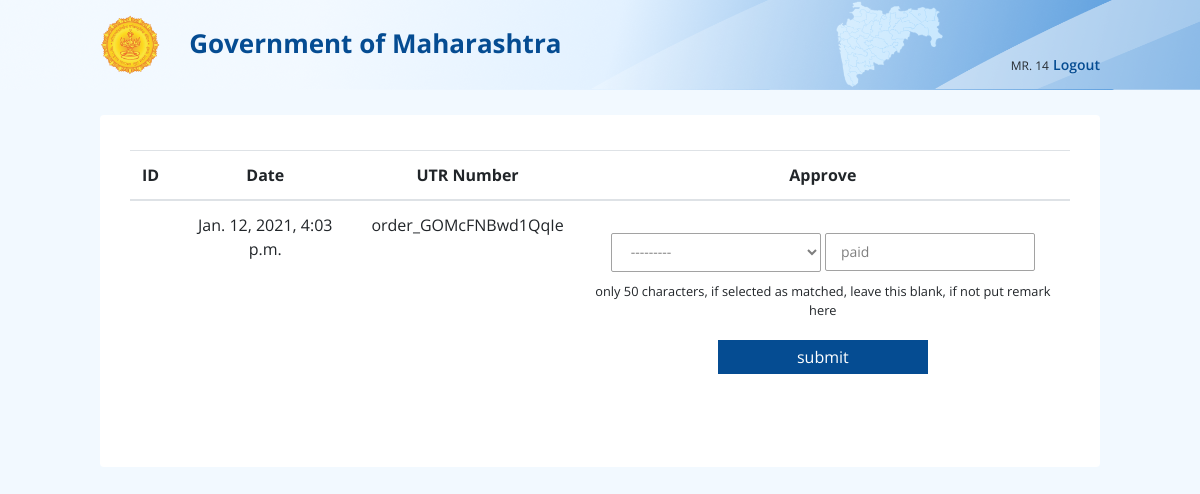
The page /action/14/ (signed in) on the database as committed earlier.
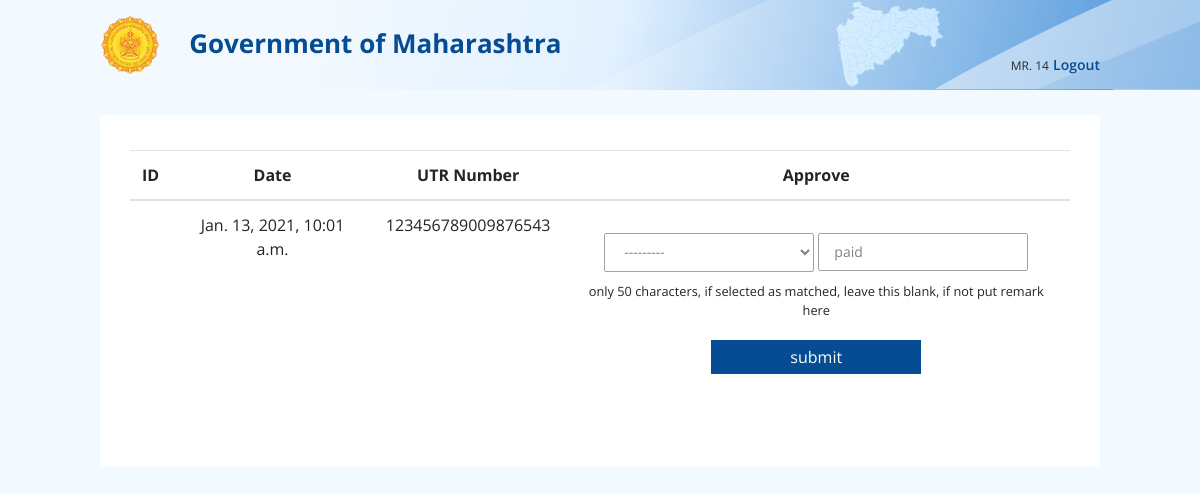
The same page on the database as committed later.
### portal/models.py (models this page shows, shortened)
class Payment(models.Model):
    user = models.OneToOneField("Grampanchayat", primary_key=True, verbose_name="gp_payment", on_delete=models.CASCADE)
    date = models.DateTimeField( auto_now=True)
    paymentID = models.CharField(max_length=10000000000000000)
    UTR_no = models.CharField(max_length=10000000000000000)
    amount = models.CharField( max_length=10000000)
    modeOFPay = models.TextField()

### portal/views.py (the view)
# urls.py: path('action/<int:user_id>/', views.action, name="action"),
@login_required
def action(request, user_id):
    get_user_pay_obj = Payment.objects.filter(user = user_id)
    get_user_from_account = ''
    try:
        get_user_from_account = AccountantApprovel.objects.get(gp_user = user_id)
    except:
        pass
    approve_form = AccountantApprovelForm()
    if request.method == 'POST':
        approve_form = AccountantApprovelForm(request.POST or None)
        return redirect('portal:accountant_list')
    return render(request, template_name="action.html", context={'payment' : get_user_pay_obj,'approve_form' : approve_form,})

### portal/forms.py
class AccountantApprovelForm(forms.ModelForm):
    class Meta:
        model = AccountantApprovel
        fields = ("account_status", 'remark')

### portal/models.py (called while the page is built)
    def __str__(self):
        return str(self.id)

### portal/templates/action.html (shortened to what this page needs)
<!doctype html>
<html lang="en">
  <head>
    {% load static %}
    <link rel="stylesheet" href="https://cdn.jsdelivr.net/npm/bootstrap@4.5.3/dist/css/bootstrap.min.css">
    <link rel="stylesheet" href="{% static 'css/style.css' %}">
  </head>
  <body>
    <header>
        <div class="container">
            <h1>
                <a href="{% url 'portal:home' %}">
                    <img class="img-fluid" src="{% static 'img/logo.png' %}" alt="head-logo">
                </a>
            </h1>
            <p class="head">Government of Maharashtra</p>
            {% if request.user.is_authenticated %}
              <div class="name-log">
                <p class="user-name">MR. {{ request.user }}</p>
                <a href="{% url 'logout' %}">Logout</a>
              </div>
            {% endif %}
        </div>
    </header>
    {% block content %}
      <div class="container">
        <div class="outer">
          <table class="table">
            <thead>
              <tr>
                <th scope="col">ID</th>
                <th scope="col">Date</th>
                <th scope="col">UTR Number</th>
                <th scope="col">Approve</th>
              </tr>
            </thead>
            <tbody>
              {% for pay in payment %}
                <tr>
                  <td >{{pay.id}}</td>
                  <td >{{pay.date}}</td>
                  <td >{% if not pay.UTR_no == '0' %}{{ pay.UTR_no }}{% else %}{{ pay.paymentID }}{% endif %}</td>
                  <td>
                    <form method="POST">
                      {{ approve_form.account_status }}
                      {{ approve_form.remark }}
                      <small class="sm">only 50 characters, if selected as matched, leave this blank, if not put remark here</small>
                      <button type="submit" class="account-status">submit</button>
                    </form>
                  </td>
                </tr>
              {% endfor %}
            </tbody>
          </table>
        </div>
      </div>
    {% endblock %}
    </body>
</html>

Rows that differ between the two databases and show on the page:
changed Payment: date "Jan. 12, 2021, 4:03 p.m." → "Jan. 13, 2021, 10:01 a.m."; UTR_no (not shown) → "123456789009876543"; paymentID "order_GOMcFNBwd1QqIe" → (not shown)
